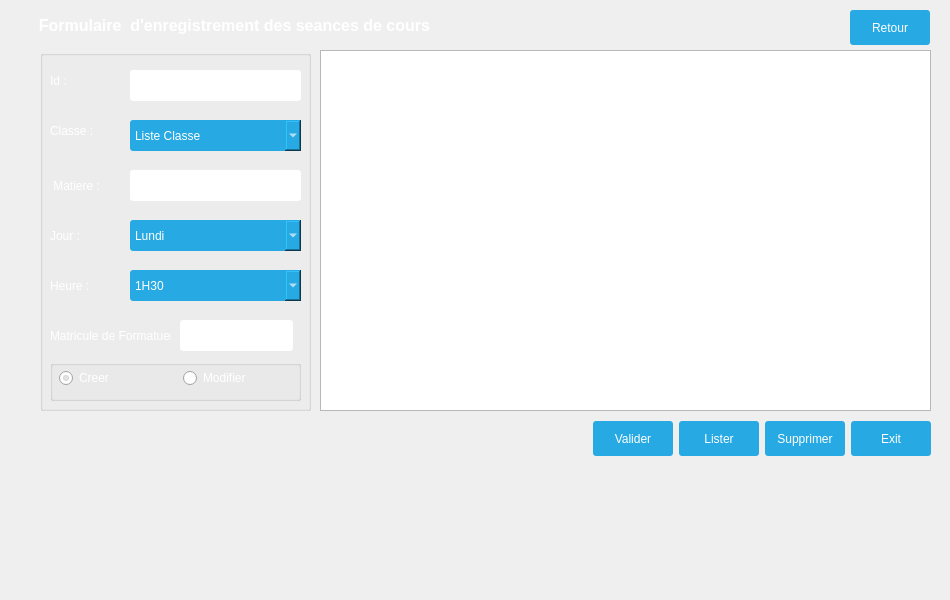
<?xml version="1.0" encoding="UTF-8"?>
<ui version="4.0">
 <class>MainFormateur</class>
 <widget class="QMainWindow" name="MainFormateur">
  <property name="geometry">
   <rect>
    <x>0</x>
    <y>0</y>
    <width>950</width>
    <height>600</height>
   </rect>
  </property>
  <property name="windowTitle">
   <string>Interface Responsable</string>
  </property>
  <property name="windowIcon">
   <iconset resource="src.qrc">
    <normaloff>:/image/responsable.png</normaloff>:/image/responsable.png</iconset>
  </property>
  <property name="styleSheet">
   <string notr="true">#centralwidget{
 border-image:url(:/image/bg.jpg);

}

#widget{
 border: 1px solid;
background: rgba(0, 0, 0, 80);

}

#label,#label_2,#currentDateTime,#logo,#label_3,#label_5{ color: white; }
QLineEdit,QDateEdit ,#comboBoxRole{ border-radius: 3px; }
#label_13,#label_12,#label_6,#label_8,#label_7,#label_9,#label_10,#label_14,#label_11,#label_4,#labelRole,#labelPassword,#labelConfirmPassword{

color: white;
 
  font-family: Arial;

}



QPushButton
{
  color: white;
  background-color: #27a9e3;
  border-width: 0px;
  border-radius: 3px;
}

QPushButton:hover { background-color: #66c011; }

#topPanel { background-color: qlineargradient(spread:reflect, x1:0.5, y1:0, x2:0, y2:0, stop:0 rgba(46, 204, 233, 100), stop:1 rgba(32, 80, 96, 5)); 


}


#restartButton{
 border-radius: 15px;

}
#shutdownButton{
 border-radius: 15px;

}

QGroupBox{

color: white;

}



#radioButtonCreer,#radioButtonModifier{

 color: white;

}

#labelUtilisateurConnecteTitre{

color: white;
 
  font-family: Arial;

}

#labelUtilisateurConnecte{

color: white;
 
  font-family: Arial;
}










</string>
  </property>
  <widget class="QWidget" name="centralwidget">
   <widget class="QLabel" name="label">
    <property name="geometry">
     <rect>
      <x>30</x>
      <y>10</y>
      <width>421</width>
      <height>31</height>
     </rect>
    </property>
    <property name="font">
     <font>
      <pointsize>12</pointsize>
      <weight>75</weight>
      <bold>true</bold>
     </font>
    </property>
    <property name="text">
     <string>  Formulaire  d'enregistrement des seances de cours</string>
    </property>
   </widget>
   <widget class="QTableView" name="tableView">
    <property name="geometry">
     <rect>
      <x>320</x>
      <y>50</y>
      <width>611</width>
      <height>361</height>
     </rect>
    </property>
   </widget>
   <widget class="QGroupBox" name="groupBox">
    <property name="geometry">
     <rect>
      <x>40</x>
      <y>50</y>
      <width>271</width>
      <height>361</height>
     </rect>
    </property>
    <property name="title">
     <string/>
    </property>
    <widget class="QComboBox" name="comboBox_classe">
     <property name="geometry">
      <rect>
       <x>90</x>
       <y>70</y>
       <width>171</width>
       <height>31</height>
      </rect>
     </property>
     <property name="styleSheet">
      <string notr="true">#comboBox_classe
{
  color: white;
  background-color: #27a9e3;
  border-width: 0px;
  border-radius: 3px;
}

#comboBox_classe:hover { background-color: #66c011; }</string>
     </property>
     <item>
      <property name="text">
       <string>Liste Classe</string>
      </property>
     </item>
    </widget>
    <widget class="QLabel" name="label_2">
     <property name="geometry">
      <rect>
       <x>10</x>
       <y>120</y>
       <width>58</width>
       <height>31</height>
      </rect>
     </property>
     <property name="text">
      <string> Matiere : </string>
     </property>
    </widget>
    <widget class="QLabel" name="label_3">
     <property name="geometry">
      <rect>
       <x>10</x>
       <y>60</y>
       <width>61</width>
       <height>41</height>
      </rect>
     </property>
     <property name="text">
      <string>Classe :</string>
     </property>
    </widget>
    <widget class="QLabel" name="label_4">
     <property name="geometry">
      <rect>
       <x>10</x>
       <y>170</y>
       <width>47</width>
       <height>31</height>
      </rect>
     </property>
     <property name="text">
      <string>Jour :</string>
     </property>
    </widget>
    <widget class="QLabel" name="label_5">
     <property name="geometry">
      <rect>
       <x>10</x>
       <y>220</y>
       <width>47</width>
       <height>31</height>
      </rect>
     </property>
     <property name="text">
      <string>Heure :</string>
     </property>
    </widget>
    <widget class="QComboBox" name="comboBox_jour">
     <property name="geometry">
      <rect>
       <x>90</x>
       <y>170</y>
       <width>171</width>
       <height>31</height>
      </rect>
     </property>
     <property name="styleSheet">
      <string notr="true">#comboBox_jour
{
  color: white;
  background-color: #27a9e3;
  border-width: 0px;
  border-radius: 3px;
}

#comboBox_jour:hover { background-color: #66c011; }</string>
     </property>
     <item>
      <property name="text">
       <string>Lundi</string>
      </property>
     </item>
     <item>
      <property name="text">
       <string>Mardi</string>
      </property>
     </item>
     <item>
      <property name="text">
       <string>Mercredi</string>
      </property>
     </item>
     <item>
      <property name="text">
       <string>Jeudi</string>
      </property>
     </item>
     <item>
      <property name="text">
       <string>Vendredi</string>
      </property>
     </item>
     <item>
      <property name="text">
       <string>Samedi</string>
      </property>
     </item>
    </widget>
    <widget class="QComboBox" name="comboBox_heure">
     <property name="geometry">
      <rect>
       <x>90</x>
       <y>220</y>
       <width>171</width>
       <height>31</height>
      </rect>
     </property>
     <property name="styleSheet">
      <string notr="true">#comboBox_heure
{
  color: white;
  background-color: #27a9e3;
  border-width: 0px;
  border-radius: 3px;
}

#comboBox_heure:hover { background-color: #66c011; }</string>
     </property>
     <item>
      <property name="text">
       <string>1H30</string>
      </property>
     </item>
     <item>
      <property name="text">
       <string>2H</string>
      </property>
     </item>
     <item>
      <property name="text">
       <string>3H</string>
      </property>
     </item>
     <item>
      <property name="text">
       <string>4H</string>
      </property>
     </item>
     <item>
      <property name="text">
       <string/>
      </property>
     </item>
    </widget>
    <widget class="QLineEdit" name="lineEdit_Matiere">
     <property name="geometry">
      <rect>
       <x>90</x>
       <y>120</y>
       <width>171</width>
       <height>31</height>
      </rect>
     </property>
    </widget>
    <widget class="QLabel" name="label_6">
     <property name="geometry">
      <rect>
       <x>10</x>
       <y>270</y>
       <width>121</width>
       <height>31</height>
      </rect>
     </property>
     <property name="text">
      <string>Matricule de Formatuer :</string>
     </property>
    </widget>
    <widget class="QLineEdit" name="lineEdit_matr">
     <property name="geometry">
      <rect>
       <x>140</x>
       <y>270</y>
       <width>113</width>
       <height>31</height>
      </rect>
     </property>
    </widget>
    <widget class="QLabel" name="label_7">
     <property name="geometry">
      <rect>
       <x>10</x>
       <y>10</y>
       <width>61</width>
       <height>41</height>
      </rect>
     </property>
     <property name="text">
      <string>Id :</string>
     </property>
    </widget>
    <widget class="QLineEdit" name="lineEdit_Id">
     <property name="enabled">
      <bool>false</bool>
     </property>
     <property name="geometry">
      <rect>
       <x>90</x>
       <y>20</y>
       <width>171</width>
       <height>31</height>
      </rect>
     </property>
    </widget>
    <widget class="QGroupBox" name="groupBox_2">
     <property name="geometry">
      <rect>
       <x>10</x>
       <y>310</y>
       <width>251</width>
       <height>41</height>
      </rect>
     </property>
     <property name="title">
      <string/>
     </property>
     <widget class="QWidget" name="horizontalLayoutWidget_3">
      <property name="geometry">
       <rect>
        <x>9</x>
        <y>-2</y>
        <width>241</width>
        <height>41</height>
       </rect>
      </property>
      <layout class="QHBoxLayout" name="horizontalLayout_3">
       <item>
        <widget class="QRadioButton" name="radioButtonCreer">
         <property name="text">
          <string>Creer</string>
         </property>
         <property name="checked">
          <bool>true</bool>
         </property>
        </widget>
       </item>
       <item>
        <widget class="QRadioButton" name="radioButtonModifier">
         <property name="minimumSize">
          <size>
           <width>0</width>
           <height>0</height>
          </size>
         </property>
         <property name="text">
          <string>Modifier</string>
         </property>
        </widget>
       </item>
      </layout>
     </widget>
    </widget>
   </widget>
   <widget class="QWidget" name="horizontalLayoutWidget_2">
    <property name="geometry">
     <rect>
      <x>40</x>
      <y>420</y>
      <width>891</width>
      <height>37</height>
     </rect>
    </property>
    <layout class="QHBoxLayout" name="horizontalLayout_2">
     <item>
      <spacer name="horizontalSpacer">
       <property name="orientation">
        <enum>Qt::Horizontal</enum>
       </property>
       <property name="sizeHint" stdset="0">
        <size>
         <width>40</width>
         <height>20</height>
        </size>
       </property>
      </spacer>
     </item>
     <item>
      <widget class="QPushButton" name="pushButtonValider">
       <property name="minimumSize">
        <size>
         <width>80</width>
         <height>35</height>
        </size>
       </property>
       <property name="text">
        <string>Valider</string>
       </property>
      </widget>
     </item>
     <item>
      <widget class="QPushButton" name="pushButtonLister">
       <property name="minimumSize">
        <size>
         <width>80</width>
         <height>35</height>
        </size>
       </property>
       <property name="text">
        <string>Lister</string>
       </property>
      </widget>
     </item>
     <item>
      <widget class="QPushButton" name="pushButtonSupprimer">
       <property name="minimumSize">
        <size>
         <width>80</width>
         <height>35</height>
        </size>
       </property>
       <property name="text">
        <string>Supprimer</string>
       </property>
      </widget>
     </item>
     <item>
      <widget class="QPushButton" name="pushButtonExit">
       <property name="minimumSize">
        <size>
         <width>80</width>
         <height>35</height>
        </size>
       </property>
       <property name="text">
        <string>Exit</string>
       </property>
      </widget>
     </item>
    </layout>
   </widget>
   <widget class="QPushButton" name="pushButtonRetour">
    <property name="geometry">
     <rect>
      <x>850</x>
      <y>10</y>
      <width>80</width>
      <height>35</height>
     </rect>
    </property>
    <property name="minimumSize">
     <size>
      <width>80</width>
      <height>35</height>
     </size>
    </property>
    <property name="text">
     <string>Retour</string>
    </property>
   </widget>
  </widget>
 </widget>
 <resources>
  <include location="src.qrc"/>
 </resources>
 <connections/>
</ui>
